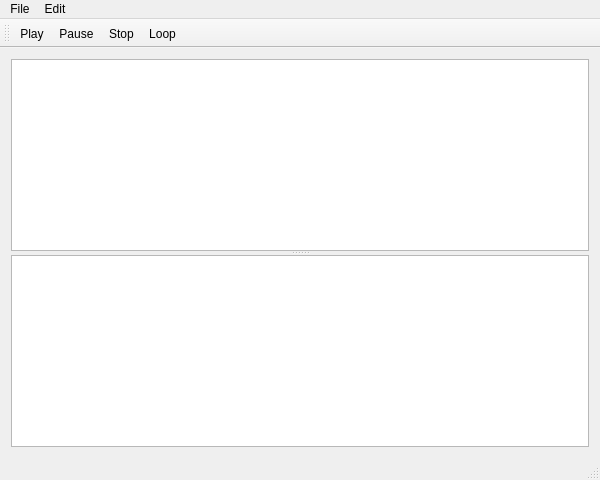
<?xml version="1.0" encoding="UTF-8"?>
<ui version="4.0">
 <class>MainWindow</class>
 <widget class="QMainWindow" name="MainWindow">
  <property name="geometry">
   <rect>
    <x>0</x>
    <y>0</y>
    <width>600</width>
    <height>480</height>
   </rect>
  </property>
  <property name="sizePolicy">
   <sizepolicy hsizetype="Ignored" vsizetype="Ignored">
    <horstretch>0</horstretch>
    <verstretch>0</verstretch>
   </sizepolicy>
  </property>
  <property name="windowTitle">
   <string>MainWindow</string>
  </property>
  <widget class="QWidget" name="centralWidget">
   <property name="enabled">
    <bool>true</bool>
   </property>
   <property name="sizePolicy">
    <sizepolicy hsizetype="Ignored" vsizetype="Ignored">
     <horstretch>0</horstretch>
     <verstretch>0</verstretch>
    </sizepolicy>
   </property>
   <property name="minimumSize">
    <size>
     <width>0</width>
     <height>0</height>
    </size>
   </property>
   <property name="maximumSize">
    <size>
     <width>16777215</width>
     <height>16777215</height>
    </size>
   </property>
   <layout class="QVBoxLayout" name="verticalLayout">
    <item>
     <widget class="QSplitter" name="splitter">
      <property name="orientation">
       <enum>Qt::Vertical</enum>
      </property>
      <widget class="WaveView" name="zoomView">
       <property name="enabled">
        <bool>true</bool>
       </property>
       <property name="sizePolicy">
        <sizepolicy hsizetype="Ignored" vsizetype="Expanding">
         <horstretch>0</horstretch>
         <verstretch>5</verstretch>
        </sizepolicy>
       </property>
       <property name="minimumSize">
        <size>
         <width>0</width>
         <height>0</height>
        </size>
       </property>
       <property name="baseSize">
        <size>
         <width>0</width>
         <height>250</height>
        </size>
       </property>
      </widget>
      <widget class="WaveView" name="waveOverview">
       <property name="sizePolicy">
        <sizepolicy hsizetype="Ignored" vsizetype="Preferred">
         <horstretch>0</horstretch>
         <verstretch>0</verstretch>
        </sizepolicy>
       </property>
       <property name="maximumSize">
        <size>
         <width>16777215</width>
         <height>16777215</height>
        </size>
       </property>
       <property name="baseSize">
        <size>
         <width>0</width>
         <height>25</height>
        </size>
       </property>
      </widget>
     </widget>
    </item>
   </layout>
  </widget>
  <widget class="QMenuBar" name="menuBar">
   <property name="geometry">
    <rect>
     <x>0</x>
     <y>0</y>
     <width>600</width>
     <height>25</height>
    </rect>
   </property>
   <widget class="QMenu" name="menuFile">
    <property name="title">
     <string>File</string>
    </property>
    <addaction name="actionOpen"/>
    <addaction name="actionQuit"/>
   </widget>
   <widget class="QMenu" name="menuEdit">
    <property name="title">
     <string>Edit</string>
    </property>
    <addaction name="actionExport"/>
   </widget>
   <addaction name="menuFile"/>
   <addaction name="menuEdit"/>
  </widget>
  <widget class="QToolBar" name="mainToolBar">
   <attribute name="toolBarArea">
    <enum>TopToolBarArea</enum>
   </attribute>
   <attribute name="toolBarBreak">
    <bool>false</bool>
   </attribute>
   <addaction name="actionPlay"/>
   <addaction name="actionPause"/>
   <addaction name="actionStop"/>
   <addaction name="actionLoop"/>
  </widget>
  <widget class="QStatusBar" name="statusBar"/>
  <action name="actionOpen">
   <property name="text">
    <string>Open...</string>
   </property>
  </action>
  <action name="actionQuit">
   <property name="text">
    <string>Quit</string>
   </property>
   <property name="shortcut">
    <string>Ctrl+Q</string>
   </property>
   <property name="menuRole">
    <enum>QAction::QuitRole</enum>
   </property>
  </action>
  <action name="actionPlay">
   <property name="text">
    <string>Play</string>
   </property>
  </action>
  <action name="actionPause">
   <property name="text">
    <string>Pause</string>
   </property>
  </action>
  <action name="actionStop">
   <property name="text">
    <string>Stop</string>
   </property>
  </action>
  <action name="actionLoop">
   <property name="text">
    <string>Loop</string>
   </property>
  </action>
  <action name="actionExport">
   <property name="text">
    <string>Export</string>
   </property>
  </action>
 </widget>
 <layoutdefault spacing="6" margin="11"/>
 <customwidgets>
  <customwidget>
   <class>WaveView</class>
   <extends>QGraphicsView</extends>
   <header>waveview.h</header>
  </customwidget>
 </customwidgets>
 <resources/>
 <connections/>
</ui>
